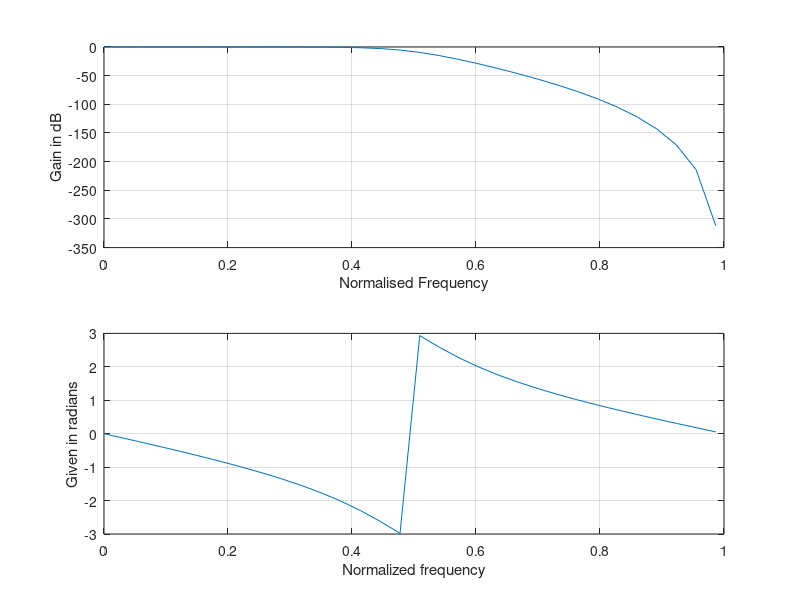

MATLAB code to generate this figure:
%DSP LAB ASSESSMENT - 6
%Chirag Satapathy - 19BEI0107

%Date - 28th September, 2021

%To design an analog IIR butterworth filter with parameters
%alphap=0.4, alphas=30, fp=40, fs=800 and f = 2000

clc
clear all
close all

%Design of analog butterworth filter
alphap = 0.4;
alphas = 30;
fp = 400;
fs = 800;
f = 2000;
omegap = 2*fp/f;
omegas = 2*fs/f;

%Design Butter LPF
[n wn] = buttord(omegap, omegas, alphap, alphas);

%COmputing order of filter
[b a] = butter(n,wn);
w=0:0.1:pi;
[h w] = freqz(b,a,w,'whole')
m = abs(h);
an = angle(h);
subplot(2,1,1);
plot(w/pi,20*log(m));
grid;
xlabel('Normalised Frequency');
ylabel('Gain in dB');
subplot(2,1,2);

%Plotting phase response 
plot(w/pi,an);
grid;
xlabel('Normalized frequency');
ylabel('Given in radians');